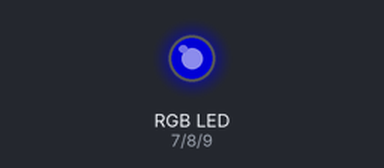
A sketch run on a simulated Arduino Uno, built with avr-gcc and run on an emulated ATmega328P. Parts: an RGB LED mixed from three pins (HIGH = lit). Dim RGB values are drawn brighter than linear; random numbers use the default seed unless the sketch sets one.

Above: at 0.1 s.
At 6.1 s:
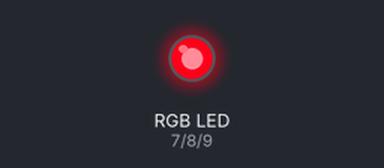
At 9.1 s:
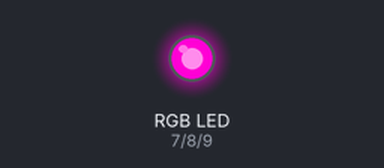
At 18.1 s:
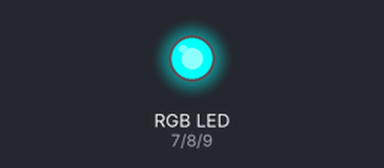
At 25.6 s:
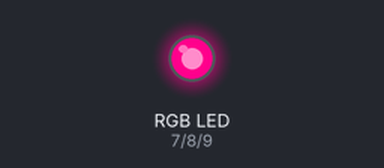
At 37.6 s:
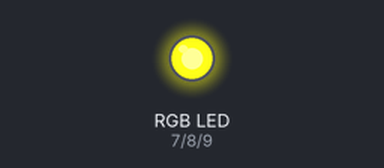
Timing chart, 0 to 40.0 s (numbered marks = the images above):
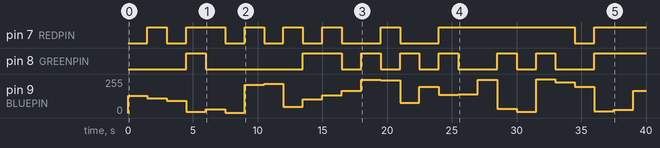

The sketch:

rgb_led_strip_random.ino
```cpp
// color swirl! connect an RGB LED to the PWM pins as indicated
// in the #defines
// public domain, enjoy!
#define REDPIN 7
#define GREENPIN 8
#define BLUEPIN 9
#define FADESPEED 1500 // make this higher to slow down
long randNumberi;
long randNumberii;
long randNumberiii;

void setup() {
  pinMode(REDPIN, OUTPUT);
  pinMode(GREENPIN, OUTPUT);
  pinMode(BLUEPIN, OUTPUT);
  Serial.begin(9600);
  //initial values (no significance)
  //int red = 255;
  //int blue = 255;
  //int green = 255;

  // if analog input pin 0 is unconnected, random analog
  // noise will cause the call to randomSeed() to generate
  // different seed numbers each time the sketch runs.
  // randomSeed() will then shuffle the random function.
  randomSeed(analogRead(0));

}
void loop() {
  // fade from blue to violet
 // analogWrite (REDPIN, red);
 // analogWrite (GREENPIN, green);
 // analogWrite (BLUEPIN, blue);
 // delay(10); //just to be safe

  //delay(FADESPEED);
  //analogWrite(REDPIN, 0);
  //analogWrite(GREENPIN, 0);
  //analogWrite(BLUEPIN, 255);

  // print a random number from 0 to 299
  randNumberi = random(256);
  randNumberii = random(256);
  randNumberiii = random(256);

  //Serial.println(randNumber);

  // print a random number from 10 to 19
  //randNumber = random(10, 20);
  //Serial.println(randNumber);

  analogWrite (REDPIN, randNumberi);
  analogWrite (GREENPIN, randNumberii);
  analogWrite (BLUEPIN, randNumberiii);
  delay(FADESPEED);

}
```

Measured:
- by itself, pin 7 (REDPIN): LOW → HIGH at 1.5 s, → LOW 1.5 s later, → HIGH 1.5 s later, → LOW 3.0 s later, … (15 changes in this stretch)
- by itself, pin 8 (GREENPIN): LOW → HIGH at 4.5 s, → LOW 1.5 s later, → HIGH 7.5 s later, → LOW 3.0 s later, … (15 changes in this stretch)
- by itself, pin 9 (BLUEPIN): 0/255 → 130/255 at 0.00 s, → 112/255 1.5 s later, → 91/255 1.5 s later, → 9/255 1.5 s later, … (27 changes in this stretch)
